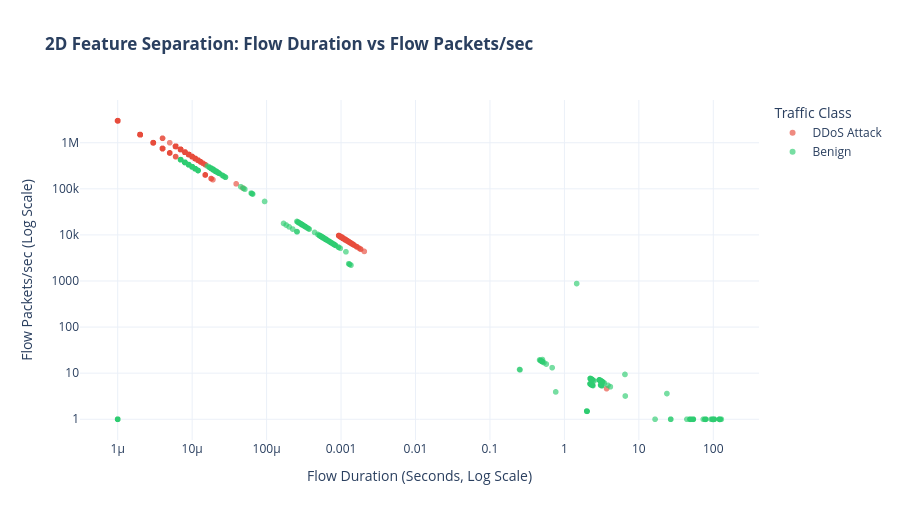

The cell this chart's notebook holds for it:
### Markdown cell above
---
## 9. Multi-Dimensional Feature Space and Cluster Separation

Visualizing flow clusters in 2D and 3D feature spaces to observe separation between DDoS attacks and legitimate network activity.

### Code cell
# 2D Scatter Plot: Flow Duration vs Flow Packets/s
sample_plot = df.sample(n=min(10000, len(df)), random_state=42).copy()
sample_plot['Flow Duration (s)'] = sample_plot['Flow Duration'].clip(lower=1e-6)
sample_plot['Flow Pkts/s (clipped)'] = sample_plot['Flow Pkts/s'].clip(lower=1)

fig_scatter2d = px.scatter(
    sample_plot,
    x='Flow Duration (s)',
    y='Flow Pkts/s (clipped)',
    color='Class_Label',
    color_discrete_map={'Benign': '#2ECC71', 'DDoS Attack': '#E74C3C'},
    hover_data=['Protocol_Name', 'Pkt Len Std', 'Flow IAT Max'],
    title="<b>2D Feature Separation: Flow Duration vs Flow Packets/sec</b>",
    log_x=True,
    log_y=True,
    opacity=0.65
)

fig_scatter2d.update_layout(
    height=520,
    legend_title_text="Traffic Class",
    xaxis_title="Flow Duration (Seconds, Log Scale)",
    yaxis_title="Flow Packets/sec (Log Scale)"
)

fig_scatter2d.show()

### Figure 1 — Plotly figure (JSON) as saved in the notebook; plotly's stock layout.template omitted (floating-point values rounded to 4 significant figures; data arrays with more than 128 entries replaced by an {"elided": "..."} marker saying what was removed)
{"data": [{"customdata": {"elided": "7690x3 mixed values"}, "hovertemplate": "Class_Label=DDoS Attack<br>Flow Duration (s)=%{x}<br>Flow Pkts/s (clipped)=%{y}<br>Protocol_Name=%{customdata[0]}<br>Pkt Len Std=%{customdata[1]}<br>Flow IAT Max=%{customdata[2]}<extra></extra>", "legendgroup": "DDoS Attack", "marker": {"color": "#E74C3C", "opacity": 0.65, "symbol": "circle"}, "mode": "markers", "name": "DDoS Attack", "showlegend": true, "type": "scattergl", "x": {"elided": "7690 float values"}, "xaxis": "x", "y": {"elided": "7690 float values"}, "yaxis": "y"}, {"customdata": {"elided": "2310x3 mixed values"}, "hovertemplate": "Class_Label=Benign<br>Flow Duration (s)=%{x}<br>Flow Pkts/s (clipped)=%{y}<br>Protocol_Name=%{customdata[0]}<br>Pkt Len Std=%{customdata[1]}<br>Flow IAT Max=%{customdata[2]}<extra></extra>", "legendgroup": "Benign", "marker": {"color": "#2ECC71", "opacity": 0.65, "symbol": "circle"}, "mode": "markers", "name": "Benign", "showlegend": true, "type": "scattergl", "x": {"elided": "2310 float values"}, "xaxis": "x", "y": {"elided": "2310 float values"}, "yaxis": "y"}], "layout": {"height": 520, "legend": {"title": {"text": "Traffic Class"}, "tracegroupgap": 0}, "title": {"text": "<b>2D Feature Separation: Flow Duration vs Flow Packets/sec</b>"}, "xaxis": {"anchor": "y", "domain": [0.0, 1.0], "title": {"text": "Flow Duration (Seconds, Log Scale)"}, "type": "log"}, "yaxis": {"anchor": "x", "domain": [0.0, 1.0], "title": {"text": "Flow Packets/sec (Log Scale)"}, "type": "log"}}}
